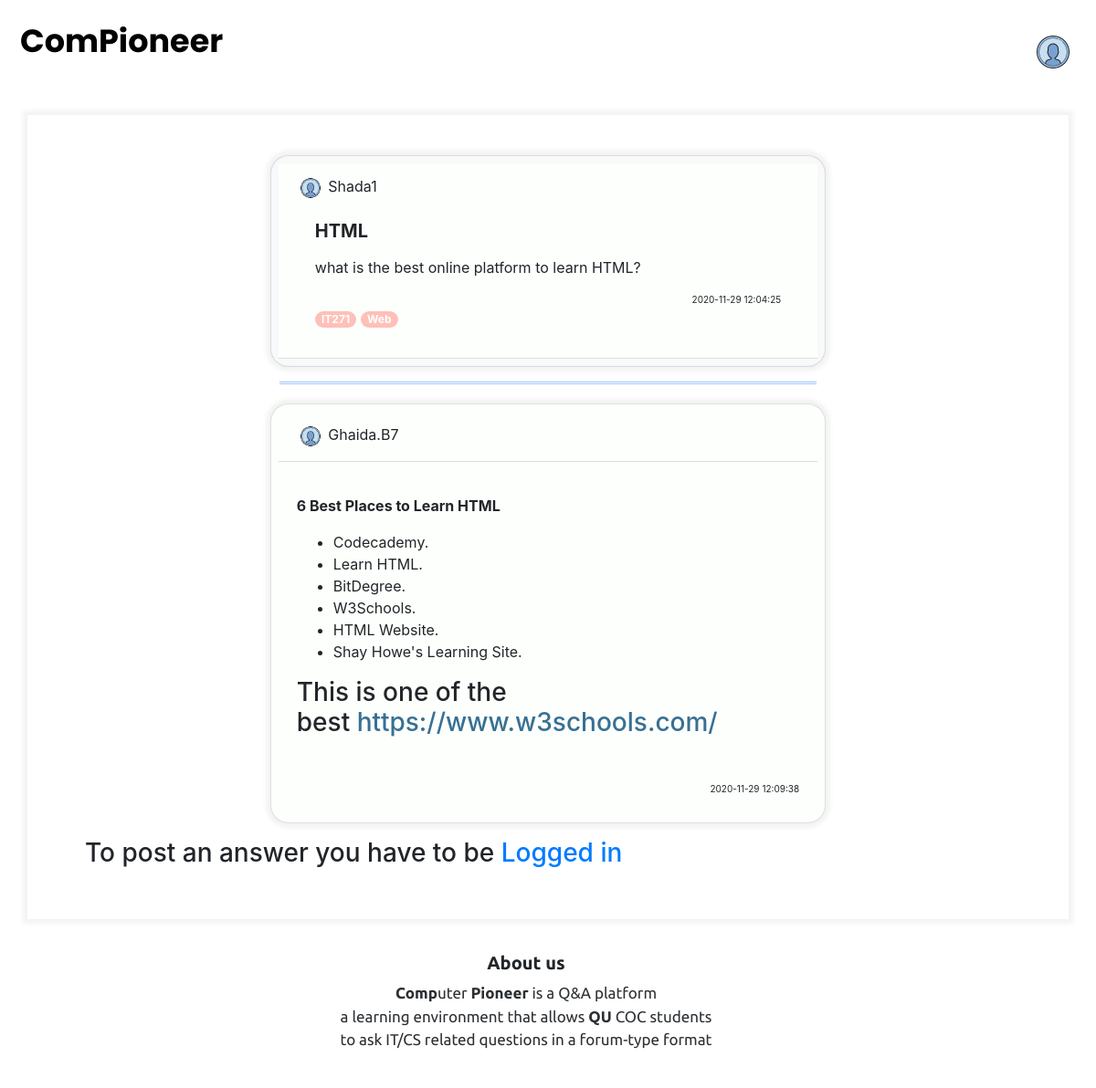
Page /post_answer.php?q_id=42 on the committed database.
### tables this page shows
CREATE TABLE `questions` (
  `q_id` int(11) NOT NULL,
  `q_title` varchar(255) DEFAULT NULL,
  `q_body` text NOT NULL,
  `username` varchar(255) NOT NULL,
  `timestamp` timestamp NULL DEFAULT current_timestamp()
);

CREATE TABLE `tags` (
  `tag_id` int(11) NOT NULL,
  `tag_title` varchar(255) NOT NULL
);

CREATE TABLE `answers` (
  `a_id` int(11) NOT NULL,
  `answer` text NOT NULL,
  `q_id` int(11) NOT NULL,
  `username` varchar(255) NOT NULL,
  `timestamp` timestamp NULL DEFAULT NULL
);

### post_answer.php (the view, shortened to what this page needs)
<?php
    include "include/header.php";
    if(!isset($_GET['q_id'])){
        echo "You have not choosen a question!";
    }else{
        $q_id = $_GET['q_id'];
    }
?>
        <link rel="stylesheet" href="https://stackpath.bootstrapcdn.com/bootstrap/4.1.1/css/bootstrap.min.css">
        <link rel="stylesheet" href="https://cdnjs.cloudflare.com/ajax/libs/bootstrap-select/1.13.1/css/bootstrap-select.css" />
      <div class="header">
          <nav>
          <a href="home.php" class="logo">ComPioneer</a>
          <div class="img-profile">
            <a class= "iconNav" href="profile.php">
              <img src="images\icons8-test-account-100.png" alt="profile">
            </a>
          </div>
          </nav>
      </div>
<div class="container" id="zcontainer">
  <div class="col align-self-center">
      <?php
         $sql="SELECT * FROM questions WHERE q_id = $q_id";
         $q_query = mysqli_query($con, $sql);
            if(!$q_query){
                die("Error: ".mysqli_error($con));
            }else{
              while($q_row=mysqli_fetch_assoc($q_query)){
                    $q_title= $q_row['q_title'];
                    $q_username= $q_row['username'];
                    $q_timestamp=$q_row['timestamp'];
                      ?>
                        <div class="container-home">
                        <div class="card bg-light mb-3" id="Acoloring">
                          <div class="card-header">
                            <div class="img-qu">
                               <img src="images\icons8-test-account-100.png" alt="profile">  <?php
                                echo  $q_username;
                                ?>
                              </div>
                          <div class="card-body">
                            <h5 class="card-title"> <p><?php
                             echo $q_title;
                             ?></p></h5>
                            <p class="card-text"><?php echo $q_row['q_body']; ?></p>
                           <div class="timestamp">
                             <?php echo $q_timestamp;?>
                           </div>
                      <?php
                        $sql_tags= "SELECT * FROM q_tags WHERE q_id= $q_id";
                        $tag_id_query = mysqli_query($con, $sql_tags);
                        if(!$tag_id_query){
                            die("Error: ". mysqli_error($con));
                        }else{
                            while($tag_id_row= mysqli_fetch_assoc($tag_id_query)){
                            $tag_id= $tag_id_row['tag_id'];
                            $sql_tag_title= "SELECT * FROM tags WHERE tag_id= $tag_id";
                            $tag_title_query= mysqli_query($con, $sql_tag_title);
                            if(!$tag_title_query){
                                die("Error: ".mysqli_error($con));
                                }else{
                                        while($tag_title_row=mysqli_fetch_assoc($tag_title_query)){
                                        $tag_title= $tag_title_row['tag_title'];
                                        ?> <span class= "badge badge-pill badge-primary"><?php echo $tag_title; ?></span> <?php
                                    }
                                }
                            }
                        }
                    }
                }
            ?>
        </div>
  </div>
</div>
          <hr class="lineT" width="58%">
                <?php
                    $sql= "SELECT * FROM answers WHERE q_id= $q_id";
                    $a_query=mysqli_query($con, $sql);
                    if(!$a_query){
                        die("Error: ".mysqli_error($con));
                    }else{
                        while($a_row=mysqli_fetch_assoc($a_query)){
                            $a_body = $a_row['answer'];
                            $a_username = $a_row['username'];
                            $a_timestamp = $a_row['timestamp'];
                             ?>
                            <div class="container-home">
                            <div class="card bg-light mb-3" id="coloring">
                              <div class="card-header">
                                <div class="img-qu">
                                   <img src="images\icons8-test-account-100.png" alt="profile">  <?php
                                    echo  $a_username;
                                    ?>
                                  </div>
                            </div>
                               <div class="card-body">
                               <p class="card-text"> <?php echo $a_body; ?></p>
                               <div class="timestamp">   <?php echo $a_timestamp;?> </div>
                               <div class="col align-self-center">
                               </div>
                             </div>
                             </div>
                           </div>
                        <?php
                        }
                    }
                ?>
        <?php
            if(!isset($_SESSION['username'])){
                echo "<h3>To post an answer you have to be <a href='landing.php'>Logged in</a></h3>";
            } ?>
  </div>
</div>
</div>
<div class="footerContent">
<h5> <b> About us</b></h5>
<p> <b>Comp</b>uter <b>Pioneer</b> is a Q&A platform
<br>  a learning environment that allows
 <b>QU</b> COC students
<br>  to ask IT/CS related questions in a forum-type format </p>
</div>
</body>
</html>

### css/style.css (style rules this page uses)
.container { margin: 1%; background-color: #FFFFFF; padding: 13rem 3rem 13rem 3rem; box-shadow: 0 0 5px 5px rgba(0,0,0, .05); }
.header { overflow: hidden; padding: 20px 10px; }
.header a { float: left; color: black; text-align: center; padding: 12px; text-decoration: none; font-size: 18px; line-height: 25px; border-radius: 4px; }
.header a.logo { font-family: 'Poppins', sans-serif; font-size: 35px; font-weight: bold; }
.header .iconNav { float: right; }
.card { margin: 2% auto; float: center; padding: .5rem .5rem .5rem .5rem; box-shadow: 0 0 5px 5px rgba(0, 0, 0, .05); margin-bottom: 10px; width: 60%; background-color: #FFFFFF!important; border-radius: 20px !important; }
.card-header { background-color: #fdfffc !important ; }
#coloring { background-color: #fdfffc !important; }
.timestamp { text-align: right; font-size: 10px ; }
.card-body a { color:#377094; }
.footerContent { font-family: 'Ubuntu', sans-serif; position: relative; left: 0; bottom: 0; width: 100%; background-color: white; text-align: center; padding: 1.5rem 3rem 1.5rem 0rem; overflow: hidden; }
.footerContent p { opacity: 0.95; text-align: center; font-size: 17px; }
.footerContent h5 { text-align: center; }
.badge-pill { background-color:#fec0b8 !important; }
#zcontainer { padding: 1.5rem 3rem 3rem 3rem; }
.lineT { border-top: 3px double #a1c3fc ; }
.card-title { font-weight: bold; }
.img-qu img { max-width: 100%; height: auto; height: 30px; width: 30px; }
.img-profile img { max-width: 100%; height: auto; height: 50px; width: 50px; }

### rows in the picture
questions: username "Shada1", q_title "HTML", q_body "what is the best online platform to learn HTML?", timestamp "2020-11-29 12:04:25"
tags: tag_title "IT271"
tags: tag_title "Web"
answers: username "Ghaida.B7", answer "6 Best Places to Learn HTML Codecademy. Learn HTML. BitDegree. W3Schools. HTML Website. Shay Howe's Learning Site. This is one of the best https://www.w3schools.com/", timestamp "2020-11-29 12:09:38"
